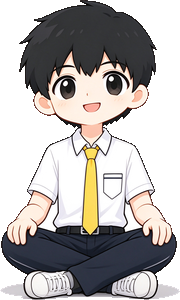
#> input picture _tmp_face/cloth/POSES_7_4.png, 180 x 300 px, found by its file name
$ python chk_alpha2.py
#> lines starting #> are read from the running program, lines starting #| are printed output that depends on the picture; after the words box and inside, x2 and y2 are one past the last pixel; in counts of white or black regions, pixels touching at a corner belong together
from PIL import Image
for fn in [r'F:\Daodao\_tmp_face\cloth\POSES_7_4.png', r'F:\Daodao\_tmp_face\cloth\norm2_P4.png', r'F:\Daodao\_tmp_face\cloth\norm2_P0.png']:
    im=Image.open(fn).convert('RGBA')
#> im is the input picture: PIL image 180x300 RGBA; mean R, G, B, A 93.5, 90, 88.5, 166.9
    a=im.split()[-1]
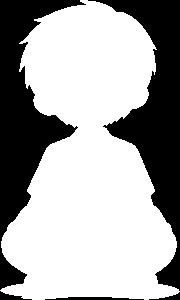
#> a: PIL image 180x300 L; 65.5% white; 5 black regions, box (x1, y1, x2, y2) and area: (88, 0, 180, 291) 9192, (0, 0, 86, 290) 9021, (45, 297, 144, 300) 216, (0, 291, 32, 300) 130, (149, 292, 180, 300) 92
    h=a.histogram()
#> h = 256 values, max 35349 at index 255, min 0 at index 1, mean 210.9
    z=h[0]; full=h[255]
#> after `z = h[0]`: z = 18651
#> after `full = h[255]`: full = 35349
    print(fn, im.size, 'alpha=0 像素', z, 'alpha=255 像素', full, '总像素', im.width*im.height)
#| F:\Daodao\_tmp_face\cloth\POSES_7_4.png (180, 300) alpha=0 像素 18651 alpha=255 像素 35349 总像素 54000
    print('  左上像素 RGBA', im.getpixel((0,0)), '中部', im.getpixel((im.width//2, im.height//2)))
#|   左上像素 RGBA (0, 0, 0, 0) 中部 (250, 220, 94, 255)
